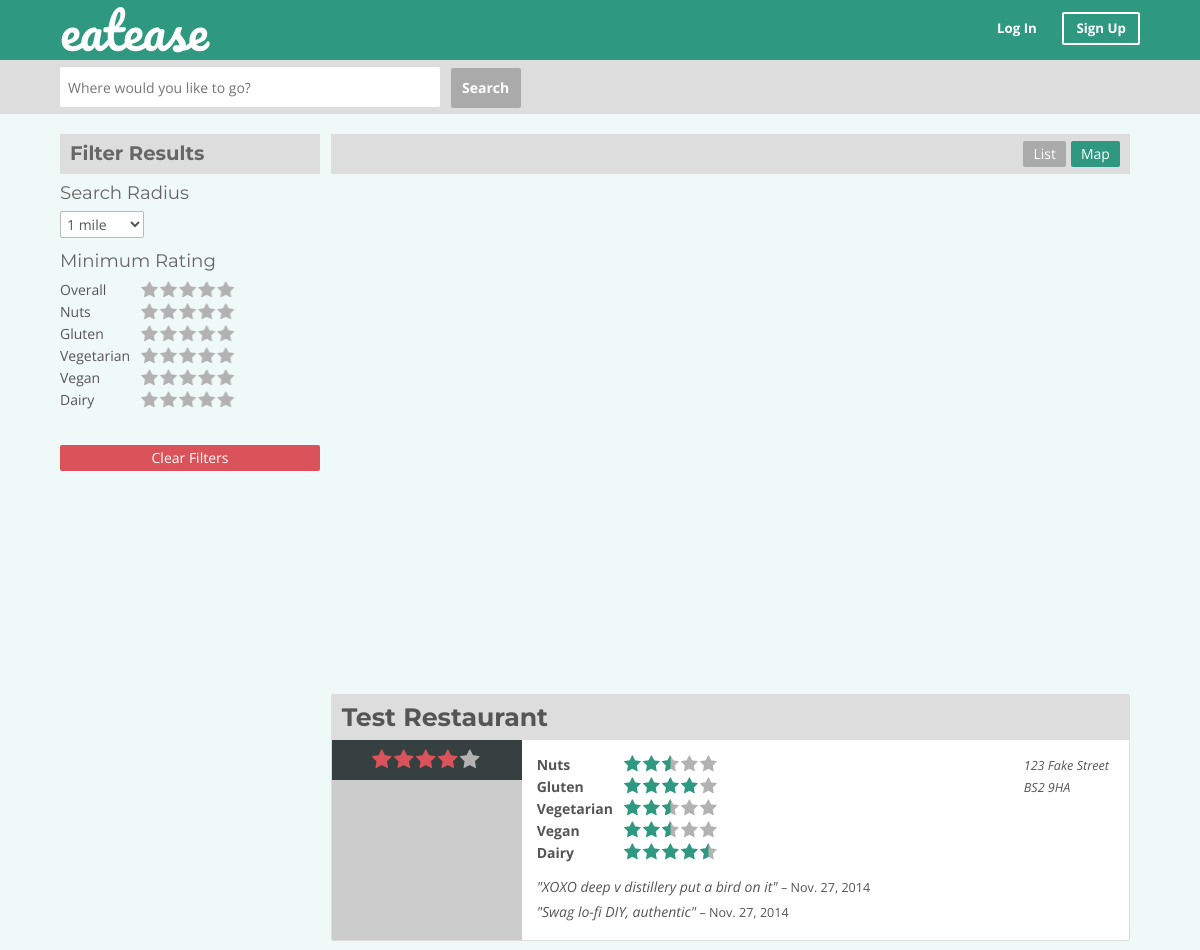
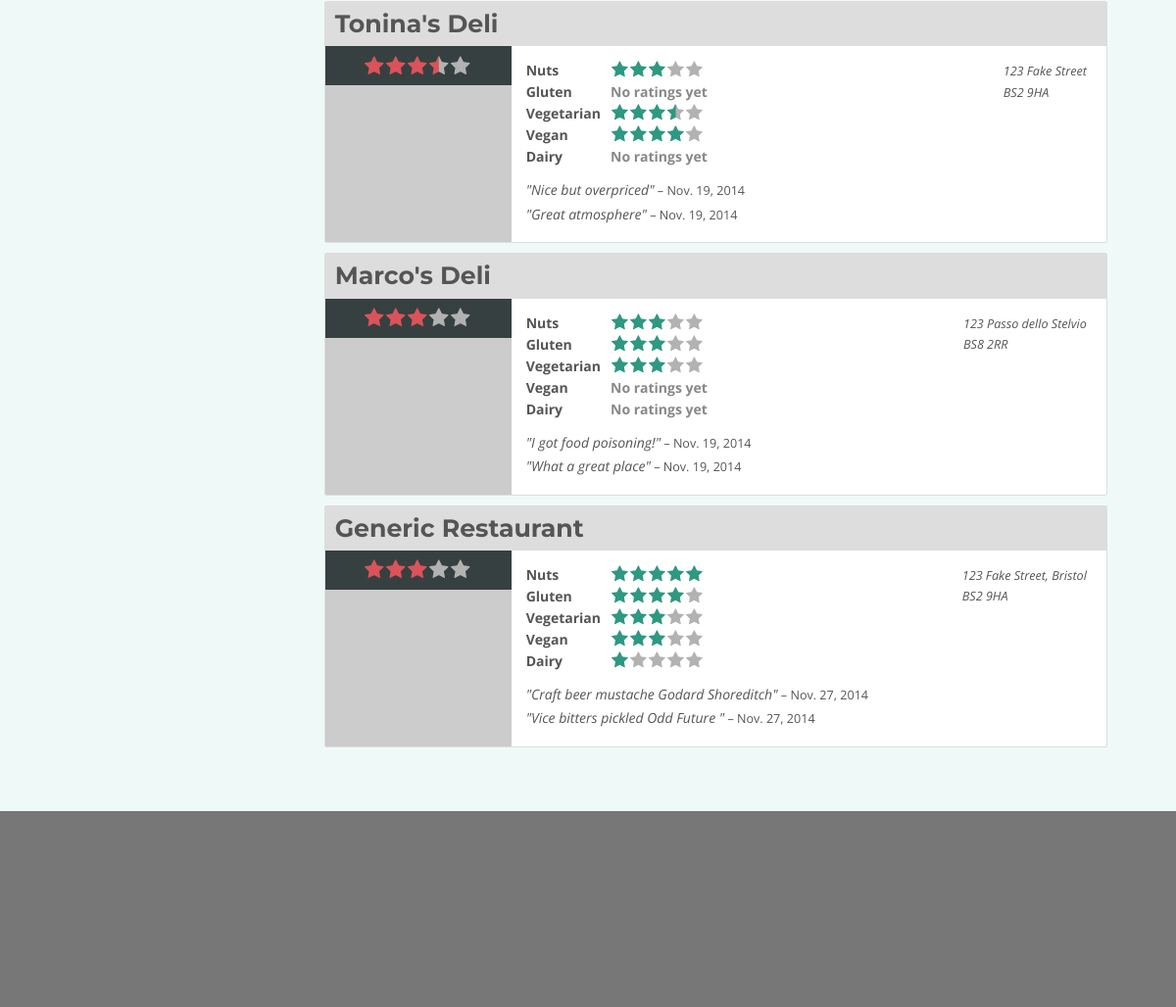
The app's page /search/ with its own data (2 pictures, top to bottom).
### main/models.py (models this page shows, shortened)
class Restaurant(models.Model):
	name         = models.CharField(max_length=64, unique=True)
	address      = models.CharField(max_length=128)
	postcode     = models.CharField(max_length=10)
	phone_number = models.CharField(max_length=14)
	lat			 = models.DecimalField(max_digits=13, decimal_places=10, default=0)
	lng 		 = models.DecimalField(max_digits=13, decimal_places=10, default=0)
	url          = models.URLField()

### main/views.py (the view, shortened to what this page needs)
# urls.py: url(r'^search/$', views.search, name='search'),
def search(request, place_url=''):
	place_str = URLToString(place_url)
	sr_list = [
		{'1': {'text': '1 mile', 'selected': ''} },
		{'3': {'text': '3 miles', 'selected': ''} },
		{'5': {'text': '5 miles', 'selected': ''} },
		{'6': {'text': '+ 5 miles', 'selected': ''} },
	]
	overall_list = []
	nuts_list = []
	gluten_list = []
	veg_list = []
	vegan_list = []
	dairy_list = []
	if request.method == 'GET':
		sr = request.GET.get('sr')
		if sr: # If there is a GET variable, select corresponding option
			for item in sr_list:
				if item.keys()[0] == sr:
					item[sr]['selected'] = 'selected'
		def checkRadio(_list, getVar):
			for i in range (1,6):
				_list.append({ 'rating': i, 'checked': '' })
			getRating = request.GET.get(getVar)
			if  getRating :
				index = int(getRating) - 1
				_list[index]['checked'] = 'checked'
		checkRadio(overall_list, 'o')
		checkRadio(nuts_list, 'n')
		checkRadio(gluten_list, 'g')
		checkRadio(veg_list, 'v')
		checkRadio(vegan_list, 've')
		checkRadio(dairy_list, 'd')
	getVars = { 'sr': '', 'o': '', 'n': '', 'g': '', 'v': '', 've': '', 'd': '' }
	if request.method == 'GET':
		for var in getVars:
			getVar = request.GET.get(var)
			try:
				getVar = int(getVar)
			except ValueError:
				getVar = 0
			except TypeError:
				getVar = 0
			if 0 <= getVar < 6:
				getVars[var] = getVar
			else:
				getVars[var] = 0
	searchQuery = {
		'num_reviews': 'SELECT COUNT(*) FROM main_review WHERE main_review.restaurant_id = main_restaurant.id',
		'recent_review_1': 'SELECT title FROM main_review WHERE main_review.restaurant_id = main_restaurant.id ORDER BY date_added DESC LIMIT 1',
		'date_added_1': 'SELECT date_added FROM main_review WHERE main_review.restaurant_id = main_restaurant.id ORDER BY date_added DESC LIMIT 1',
		'recent_review_2': 'SELECT title FROM main_review WHERE main_review.restaurant_id = main_restaurant.id ORDER BY date_added DESC LIMIT 1 OFFSET 1',
		'date_added_2': 'SELECT date_added FROM main_review WHERE main_review.restaurant_id = main_restaurant.id ORDER BY date_added DESC LIMIT 1 OFFSET 1',
		'avg_overall': 'SELECT ROUND(2 * AVG(overall_rating), 0) / 2 FROM main_review WHERE main_review.restaurant_id = main_restaurant.id',
		'avg_nuts': 0,
		'avg_gluten': 0,
		'avg_veg': 0,
		'avg_vegan': 0,
		'avg_dairy': 0,
	}
	noneChecked = getVars['g'] == 0 and getVars['n'] == 0 and getVars['v'] == 0 and getVars['ve'] == 0 and getVars['d'] == 0
	if noneChecked:
		searchQuery['avg_nuts'] = 'SELECT ROUND(2 * AVG(nuts_rating), 0) / 2 FROM main_review WHERE main_review.restaurant_id = main_restaurant.id'
		searchQuery['avg_gluten'] = 'SELECT ROUND(2 * AVG(gluten_rating), 0) / 2 FROM main_review WHERE main_review.restaurant_id = main_restaurant.id'
		searchQuery['avg_veg'] = 'SELECT ROUND(2 * AVG(vegetarian_rating), 0) / 2 FROM main_review WHERE main_review.restaurant_id = main_restaurant.id'
		searchQuery['avg_vegan'] = 'SELECT ROUND(2 * AVG(vegan_rating), 0) / 2 FROM main_review WHERE main_review.restaurant_id = main_restaurant.id'
		searchQuery['avg_dairy'] = 'SELECT ROUND(2 * AVG(dairy_rating), 0) / 2 FROM main_review WHERE main_review.restaurant_id = main_restaurant.id'
	restaurants = Restaurant.objects.all().extra(select=searchQuery).extra(order_by=['-avg_overall'])
	restaurants = list(restaurants)
	restaurants = [rest for rest in restaurants if ( satisfiesFilter(rest.avg_overall, getVars['o'])
													and satisfiesFilter(rest.avg_nuts, getVars['n'])
													and satisfiesFilter(rest.avg_gluten, getVars['g'])
													and satisfiesFilter(rest.avg_veg, getVars['v'])
													and satisfiesFilter(rest.avg_vegan, getVars['ve'])
													and satisfiesFilter(rest.avg_dairy, getVars['d'])
												)
											]
	for rest in restaurants:
		rest.overall_star_class = getStars('big', 'red', rest.avg_overall)
		rest.all_stars = [
			{'name': 'Nuts',   		'star_class': getStars('small', 'green', rest.avg_nuts) },
			{'name': 'Gluten',   	'star_class': getStars('small', 'green', rest.avg_gluten) },
			{'name': 'Vegetarian',  'star_class': getStars('small', 'green', rest.avg_veg) },
			{'name': 'Vegan',   	'star_class': getStars('small', 'green', rest.avg_vegan) },
			{'name': 'Dairy',  		'star_class': getStars('small', 'green', rest.avg_dairy) },
		]
	return render(
		request,
		'main/search.html',
		{
			'place_str': place_str,
			'sr_list': sr_list,
			'overall_list': overall_list,
			'nuts_list': nuts_list,
			'gluten_list': gluten_list,
			'veg_list': veg_list,
			'vegan_list': vegan_list,
			'dairy_list': dairy_list,
			'restaurants': restaurants,
		},
	)

### main/views.py (called while the page is built)
def URLToString(str):
	str = str.replace('__', ', ')
	str = str.replace('_', ' ')
	return str

def satisfiesFilter(rating, filter):
	if filter == 0: # Case where user not filtering by this requirement
		return True
	elif rating >= filter:
		return True
	else:
		return False

### templates/main/search.html (shortened to what this page needs)
{% extends 'main/base.html' %}
{% block body_block %}
<nav class="search-nav">
	<div class="container">
		<form action="" method="POST" onsubmit="placeUpdate();return false;">
			<input type="text" id="search-location" value="{{ place_str }}" placeholder="Where would you like to go?" />
			<button type="submit">Search</button>
		</form>
	</div>
</nav>
<div class="container">
	<div class="filter-panel">
		<div class="top">
			<h3>Filter Results</h3>
		</div>
		<div class="SRcol">
			<h3>Search Radius</h3>
			<select id='searchRadius'>
			{% for item in sr_list %}
				{% for key, val in item.items %}
				<option value='{{ key }}' {{ val.selected }} >{{ val.text }}</option>
				{% endfor %}
			{% endfor %}
			</select>
		</div>
		<div class="MRcol">
			<h3>Minimum Rating</h3>
			<div class="filter-row">
				<label class="title">Overall</label>
				<span id="overall-filter" class="star-rating-small-red">
				{% for val in overall_list %}
					<label for='overall-r{{val.rating}}'></label>
				{% endfor %}
				</span>
			</div>
			<div class="filter-row">
				<label class="title">Nuts</label>
				<span id="nuts-filter" class="star-rating-small">
				{% for nut in nuts_list %}
					<label for='nuts-r{{nut.rating}}'></label>
				{% endfor %}
				</span>
			</div>
			<div class="filter-row">
				<label class="title">Gluten</label>
				<span id="gluten-filter" class="star-rating-small">
				{% for glu in gluten_list %}
					<label for='gluten-r{{glu.rating}}'></label>
				{% endfor %}
				</span>
			</div>
			<div class="filter-row">
				<label class="title">Vegetarian</label>
				<span id="veg-filter" class="star-rating-small">
				{% for veg in veg_list %}
					<label for='veg-r{{veg.rating}}'></label>
				{% endfor %}
				</span>
			</div>
			<div class="filter-row">
				<label class="title">Vegan</label>
				<span id="vegan-filter" class="star-rating-small">
				{% for ve in vegan_list %}
					<label for='vegan-r{{ve.rating}}'></label>
				{% endfor %}
				</span>
			</div>
			<div class="filter-row">
				<label class="title">Dairy</label>
				<span id="dairy-filter" class="star-rating-small">
				{% for dai in dairy_list %}
					<label for='dairy-r{{dai.rating}}'></label>
				{% endfor %}
				</span>
			</div>
		</div>
		<button class="filled-red" id="clear-filters">Clear Filters</button>
	</div>
	<div class="results-panel">
		<div class="top">
			<button class="filled-grey active" id="map-view">Map</button>
			<button class="filled-grey" id="list-view">List</button>
		</div>
		<div id="search-map-canvas" style="height:500px;width:100%;"></div>
{% if restaurants %}
	{% for rest in restaurants %}
			<div class="summary">
				<a href="/restaurants/{{rest.id}}/"><h3>{{rest.name}}</h3></a>
				<div class="summary-pic">
					<div>
						<span class="{{rest.overall_star_class}}"></span>
					</div>
				</div>
				<div class="summary-content">
					<div class="ratings-table">
		{% for s in rest.all_stars %}
			{% if s.star_class %}
						<div class="table-row">
							<div class="table-cell">
								{{ s.name }}
							</div>
							<div class="table-cell">
								<span class="{{s.star_class}}"></span>
							</div>
						</div>
			{% endif %}
		{% endfor %}
					</div>
					<div class="address">
						{{ rest.address | linebreaks }}
						<p>{{rest.postcode}}</p>
					</div>
				</div>
				<p>"{{rest.recent_review_1}}"<span> &ndash; {{ rest.date_added_1 | date }}</span></p>
				<p>"{{rest.recent_review_2}}"<span> &ndash; {{ rest.date_added_2 | date }}</span></p>
			</div>
	{% endfor %}
{% else %}
	<h3>Sorry. There are no restaurants matching your search terms.</h3>
{% endif %}
	</div>
</div>
{% endblock %}

### records on screen
Restaurant: name "Test Restaurant", name "Nuts" "Gluten" "Vegetarian" "Vegan" "Dairy", address "123 Fake Street", postcode "BS2 9HA", recent_review_1 "XOXO deep v distillery put a bird on it", date_added_1 "Nov. 27, 2014", recent_review_2 "Swag lo-fi DIY, authentic", date_added_2 "Nov. 27, 2014"
Restaurant: name "Tonina's Deli", name "Nuts" "Gluten" "Vegetarian" "Vegan" "Dairy", address "123 Fake Street", postcode "BS2 9HA", recent_review_1 "Nice but overpriced", date_added_1 "Nov. 19, 2014", recent_review_2 "Great atmosphere", date_added_2 "Nov. 19, 2014"
Restaurant: name "Marco's Deli", name "Nuts" "Gluten" "Vegetarian" "Vegan" "Dairy", address "123 Passo dello Stelvio", postcode "BS8 2RR", recent_review_1 "I got food poisoning!", date_added_1 "Nov. 19, 2014", recent_review_2 "What a great place", date_added_2 "Nov. 19, 2014"
Restaurant: name "Generic Restaurant", name "Nuts" "Gluten" "Vegetarian" "Vegan" "Dairy", address "123 Fake Street, Bristol", postcode "BS2 9HA", recent_review_1 "Craft beer mustache Godard Shoreditch", date_added_1 "Nov. 27, 2014", recent_review_2 "Vice bitters pickled Odd Future", date_added_2 "Nov. 27, 2014"

### other values on screen
form field value "1 mile"
